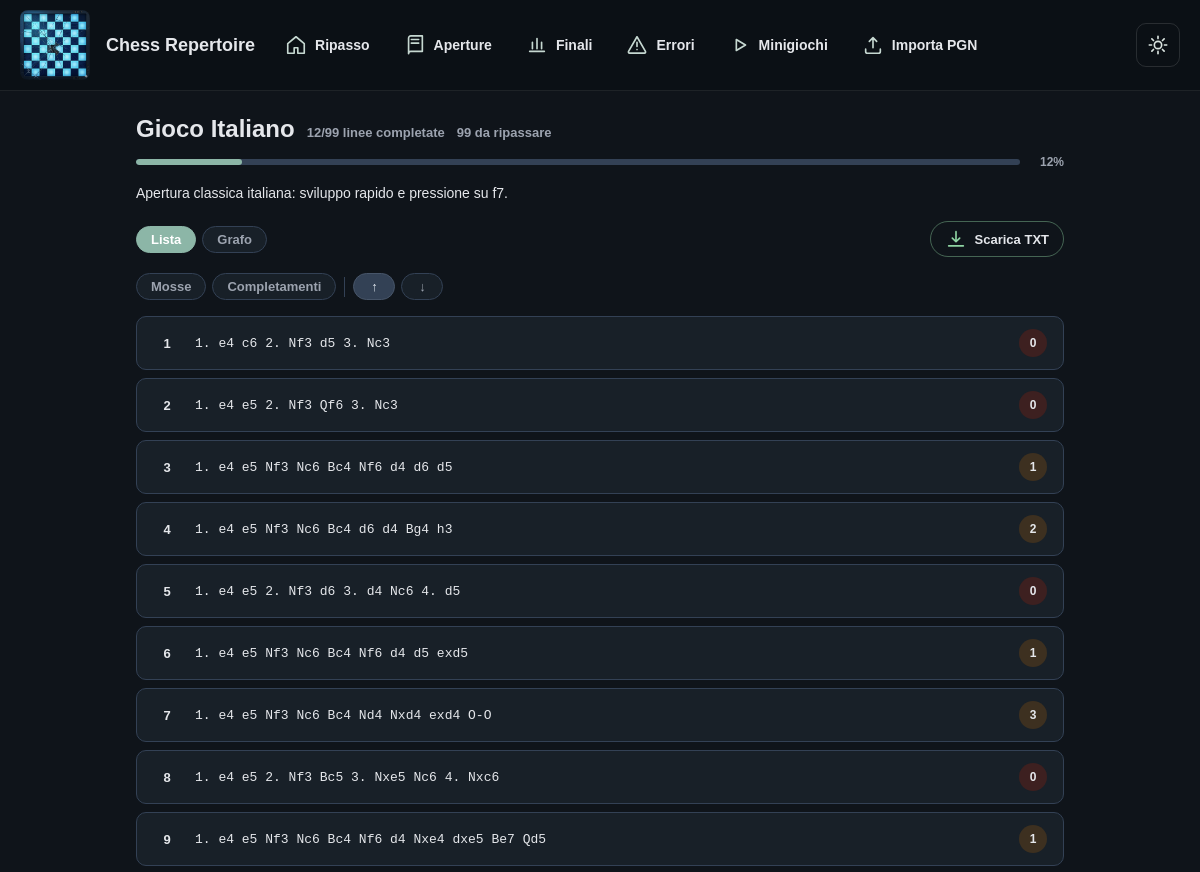
Before: /opening/10/ (upper part) with the older database file.
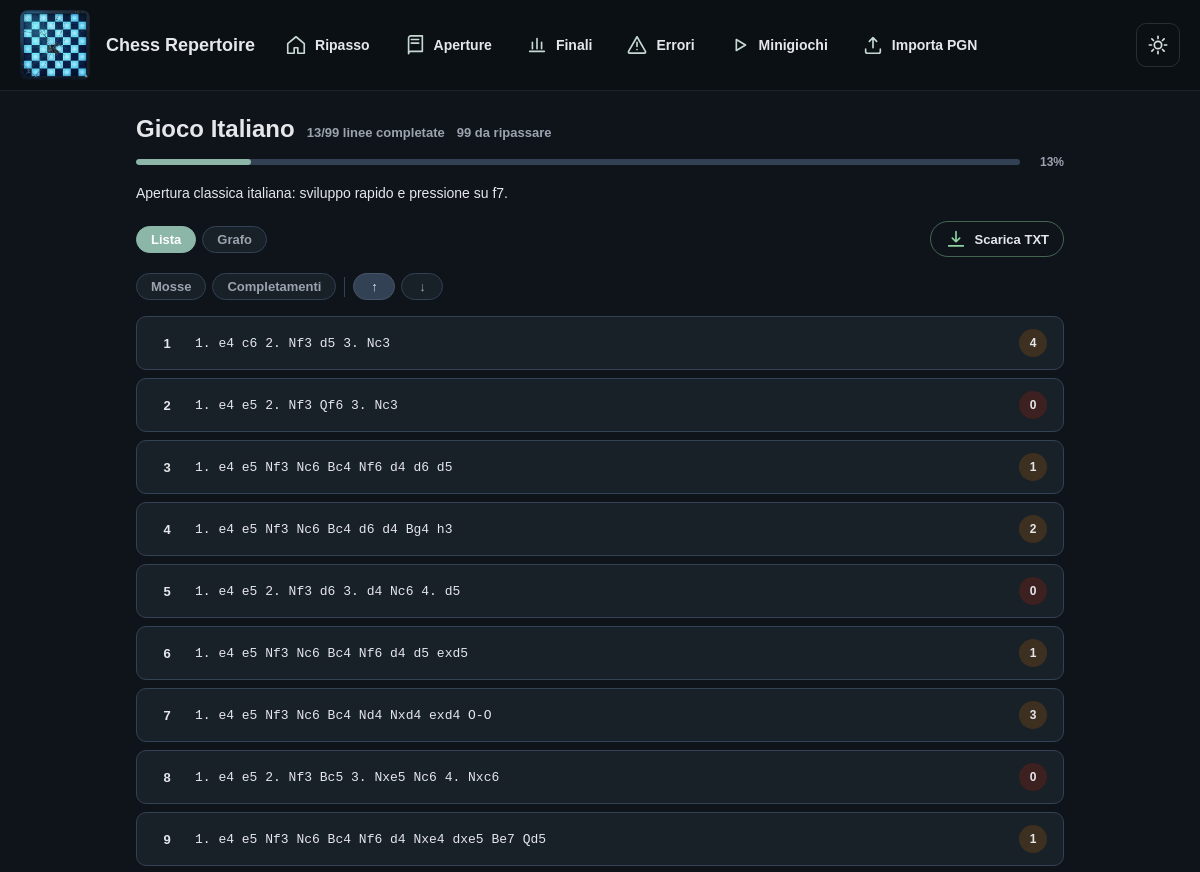
After: the same page with the newer database file.
### repertoire/models.py (models this page shows, shortened)
class ReviewFieldsMixin(models.Model):
    completamenti = models.PositiveIntegerField(default=0)
    last_reviewed = models.DateTimeField(blank=True, null=True)
    due_at = models.DateTimeField(blank=True, null=True)
    review_attempts = models.PositiveIntegerField(default=0)
    mistakes = models.PositiveIntegerField(default=0)
    accuracy = models.FloatField(default=0)
    class Meta:
        abstract = True

class OpeningLine(ReviewFieldsMixin, models.Model):
    root = models.ForeignKey("OpeningRoot", on_delete=models.CASCADE, related_name="linee")
    numero = models.PositiveIntegerField(default=0, null=True, blank=True)
    titolo = models.CharField(max_length=200, blank=True, null=True)
    pgn = models.TextField()
    note = models.TextField(blank=True, null=True)
    flipped = models.BooleanField(default=False)
    difficolta = models.CharField(max_length=20, choices=DIFFICOLTA_CHOICES, default="media", blank=True)
    parent = models.ForeignKey(
        "self",
        null=True,
        blank=True,
        on_delete=models.SET_NULL,
        related_name="varianti",
    )
    class Meta:
        ordering = ["numero"]
    def count_moves(self):
        clean = self.pgn.replace("{", "").replace("}", "")
        return len([m for m in clean.split() if "." not in m and m not in ["1-0", "0-1", "1/2-1/2", "*"]])

### repertoire/views.py (the view)
# urls.py: path('opening/<int:opening_id>/', views.opening_detail, name='opening_detail'),
def opening_detail(request, opening_id):
    opening = get_object_or_404(OpeningRoot, pk=opening_id)
    all_lines = list(
        OpeningLine.objects.filter(root=opening)
        .filter(_numbered_line_filter())
        .annotate(pgn_len=Length("pgn"))
        .order_by("pgn_len", "numero", "id")
    )
    tree_json = json.dumps(_build_move_tree(all_lines))
    completed = sum(1 for line in all_lines if line.completamenti > 0)
    due_count = sum(1 for line in all_lines if is_due(line))
    return render(
        request,
        "repertoire/opening_detail.html",
        {
            "opening": opening,
            "all_lines": all_lines,
            "tree_json": tree_json,
            "completed_lines": completed,
            "due_lines": due_count,
        },
    )

### repertoire/utils.py (called while the page is built)
def tokenize_pgn(pgn):
    text = pgn or ""
    text = re.sub(r"\{[^}]*\}", "", text)
    text = re.sub(r"\([^)]*\)", "", text)
    text = re.sub(r"\$\d+", "", text)
    text = re.sub(r"\d+\.(\.\.)?", " ", text)
    text = re.sub(r"[+#!?]", "", text)
    return [token for token in text.split() if token and token not in RESULT_TOKENS]

def is_due(reviewable, now=None):
    now = now or timezone.now()
    return reviewable.review_attempts == 0 or reviewable.due_at is None or reviewable.due_at <= now

### repertoire/views.py (called while the page is built)
def _pgn_to_moves(pgn):
    return tokenize_pgn(pgn)

def _build_move_tree(lines):
    root = {"n": "", "c": [], "l": None}
    for line in lines:
        moves = _pgn_to_moves(line.pgn)
        node = root
        for move in moves:
            child = next((c for c in node["c"] if c["n"] == move), None)
            if child is None:
                child = {"n": move, "c": [], "l": None}
                node["c"].append(child)
            node = child
        if moves:
            node["l"] = {"id": line.root_id, "num": line.numero}
    return root

def _numbered_line_filter():
    return Q(numero__isnull=False) & Q(numero__gt=0)

### repertoire/templates/repertoire/opening_detail.html (shortened to what this page needs)
{% extends "repertoire/base.html" %}
{% block content %}
<div class="page">
  <div style="display:flex;align-items:baseline;gap:12px;flex-wrap:wrap;">
    <h1 class="page-title">{{ opening.nome }}</h1>
    <span style="font-size:13px;font-weight:700;color:var(--text-muted);white-space:nowrap;">{{ completed_lines }}/{{ all_lines|length }} linee completate</span>
    <span style="font-size:13px;font-weight:700;color:var(--text-muted);white-space:nowrap;">{{ due_lines }} da ripassare</span>
  </div>
  {% if all_lines %}
  {% with pct=completed_lines|stringformat:"s" total=all_lines|length %}
  <div style="margin:8px 0 16px;display:flex;align-items:center;gap:10px;">
    <div style="flex:1;height:6px;background:var(--border);border-radius:4px;overflow:hidden;">
      <div style="height:100%;width:{% widthratio completed_lines all_lines|length 100 %}%;background:var(--accent);border-radius:4px;transition:width .4s;"></div>
    </div>
    <span style="font-size:12px;font-weight:700;color:var(--text-muted);min-width:34px;text-align:right;">{% widthratio completed_lines all_lines|length 100 %}%</span>
  </div>
  {% endwith %}
  {% endif %}
  {% if opening.descrizione %}
  <p class="page-desc">{{ opening.descrizione }}</p>
  {% endif %}
  <div class="toolbar">
    <div style="display:flex;align-items:center;gap:6px;">
      <button class="sort-btn active" id="btnLista">Lista</button>
      <button class="sort-btn" id="btnGrafo">Grafo</button>
    </div>
    <a href="{% url 'download_opening_lines' opening.id %}" class="download-link">
      <svg class="ui-icon" aria-hidden="true"><use href="#icon-download"></use></svg>
      <span>Scarica TXT</span>
    </a>
  </div>
  <div id="sortControls" style="display:flex;align-items:center;gap:6px;flex-wrap:wrap;margin-bottom:16px;">
    <button class="sort-btn" data-sort="mosse">Mosse</button>
    <button class="sort-btn" data-sort="completamenti">Completamenti</button>
    <button class="dir-btn active" id="dirAsc">↑</button>
    <button class="dir-btn" id="dirDesc">↓</button>
  </div>
  <div id="listView">
    {% if all_lines %}
    <div class="linee-list" id="lineList">
      {% for line in all_lines %}
      <a class="linea-card"
         href="{% url 'line_training' line.root.id line.numero %}"
         data-completamenti="{{ line.completamenti }}"
         data-mosse="{{ line.count_moves }}"
         data-original-index="{{ forloop.counter0 }}">
        <span class="linea-num">{{ forloop.counter }}</span>
        <span class="linea-pgn">{{ line.pgn }}</span>
        {% with c=line.completamenti %}
        <span class="completamenti-badge {% if c == 0 %}c-zero{% elif c < 7 %}c-low{% elif c < 15 %}c-mid{% else %}c-high{% endif %}"
              title="{{ c }} completamenti">{{ c }}</span>
        {% endwith %}
      </a>
      {% endfor %}
    </div>
    {% else %}
    <div class="empty-state">Nessuna linea registrata per questa apertura.</div>
    {% endif %}
  </div>
</div>
{% endblock %}

Changed rows visible on the page:
changed OpeningLine "1. e4 c6 2. Nf3 d5 3. Nc3": completamenti "0" → "4"
Other visible differences:
{{ completed_lines }}: "12" → "13"
text no longer shown: "12"
text now shown: "13"
